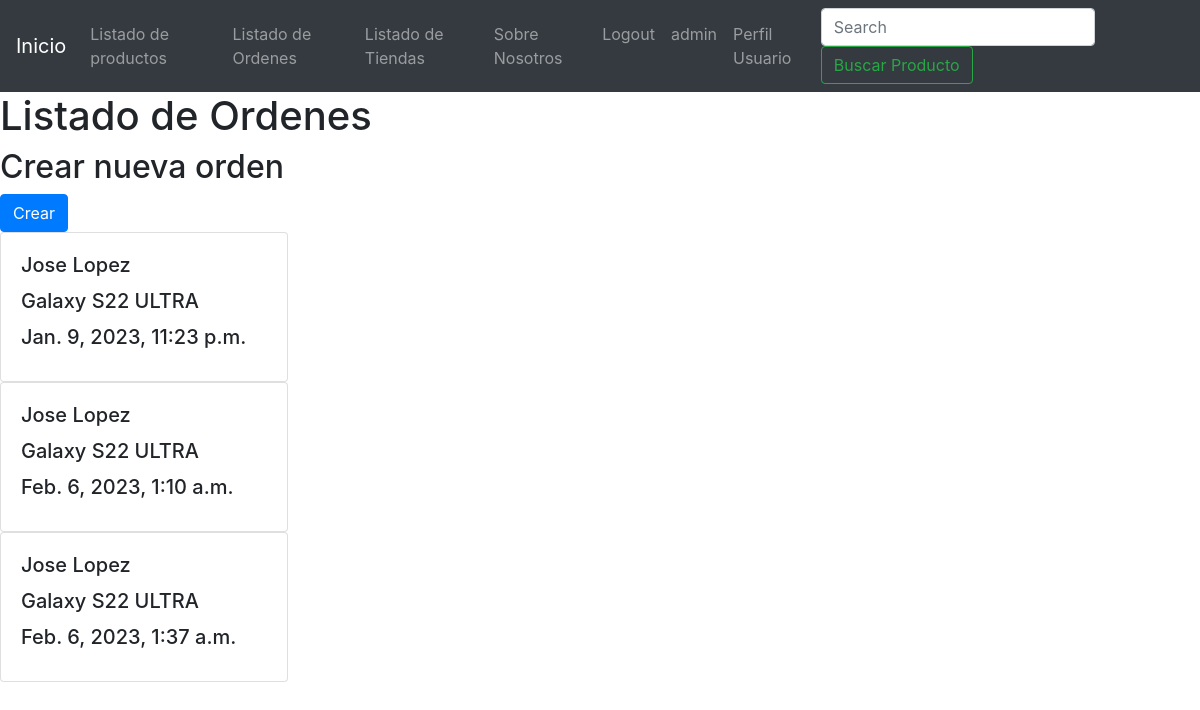
/order/list-orders/ (signed in), run on the app's committed database.
### order/models.py (models this page shows, shortened)
class Order(models.Model):
    client = models.CharField(max_length=100)
    product = models.CharField(max_length=100)
    creation_time = models.DateTimeField(auto_now_add=True)

### order/views.py (the view)
# urls.py: path('list-orders/', list_orders),
def list_orders(request):
    if 'search' in request.GET:
        search = request.GET['search']
        orders = Order.objects.filter(name__icontains=search)
    else:
        orders = Order.objects.all()
    context = {
        'order':orders,
    }
    return render(request, 'order/list_order.html', context=context)

### templates/order/list_order.html (shortened to what this page needs)
{% extends 'base.html' %}
{% block content %}
    <h1>Listado de Ordenes</h1>
    <h2>Crear nueva orden </h2> <a href="/order/create-order/" class="btn btn-primary">Crear</a>
    {% for order in order %}
        <div class="card" style="width: 18rem;">
            <div class="card-body">
            <h5 class="card-title">{{order.client}}</h5>
            <h5 class="card-title">{{order.product}}</h5>
            <h5 class="card-title">{{order.creation_time}}</h5>
            </div>
        </div>
    {% endfor %}
{% endblock %}

### templates/base.html (shortened to what this page needs)
<!DOCTYPE html>
<html lang="en">
<head>
    <link rel="stylesheet" href="https://cdn.jsdelivr.net/npm/bootstrap@4.6.2/dist/css/bootstrap.min.css"
>
</head>
<body>
    <header>
        <nav class="navbar navbar-expand-lg navbar-dark bg-dark">
            <a class="navbar-brand" href="/">Inicio</a>
            <div class="collapse navbar-collapse" id="navbarSupportedContent">
                <ul class="navbar-nav mr-auto">
                    <li class="nav-item">
                        <a class="nav-link" href="/product/list-products/">Listado de productos</a>
                    </li>
                    {% if request.user.is_authenticated %}
                    {% if request.user.is_superuser %}
                    <li class="nav-item">
                        <a class="nav-link" href="/order/list-orders/">Listado de Ordenes</a>
                    </li>
                    {% endif %}
                    {% endif %}
                    <li class="nav-item">
                        <a class="nav-link" href="/store/list-stores/">Listado de Tiendas</a>
                    </li>
                    <li class="nav-item">
                        <a class="nav-link" href="/about_me/">Sobre Nosotros</a>
                    </li>
                     {% if request.user.is_authenticated %}
                    <li class="nav-item">
                        <a class="nav-link" href="/users/logout/">Logout</a>
                    </li>
                    <li class="nav-item">
                        <a class="nav-link" href="/users/update/">{{request.user.username}}</a>
                    </li>
                    <li class="nav-item">
                        <a class="nav-link" href="/users/update/profile/">Perfil Usuario</a>
                    </li>
                    {% endif %}
                </ul>
                <form class="form-inline my-2 my-lg-0" action="/product/list-products/" method="GET">
                    <input class="form-control mr-sm-2" type="search" placeholder="Search" aria-label="Search" name="search">
                    <button class="btn btn-outline-success my-2 my-sm-0" type="submit">Buscar Producto</button>
                </form>
            </div>
        </nav>
    </header>
    {% block content %}
    {% endblock %}
</body>
</html>

### data on the page
Order: client "Jose Lopez", product "Galaxy S22 ULTRA", creation_time "Jan. 9, 2023, 11:23 p.m."
Order: client "Jose Lopez", product "Galaxy S22 ULTRA", creation_time "Feb. 6, 2023, 1:10 a.m."
Order: client "Jose Lopez", product "Galaxy S22 ULTRA", creation_time "Feb. 6, 2023, 1:37 a.m."

### other printed values
{{ request.user.username }} "admin"
